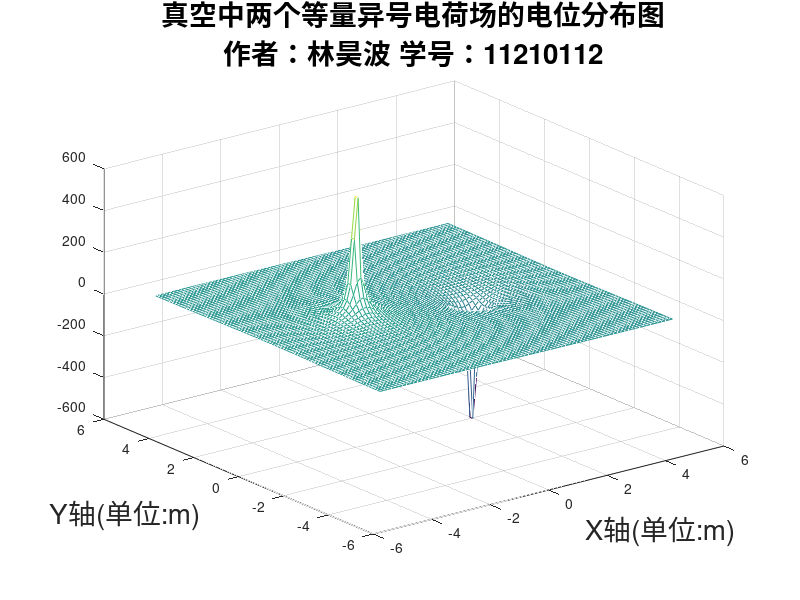
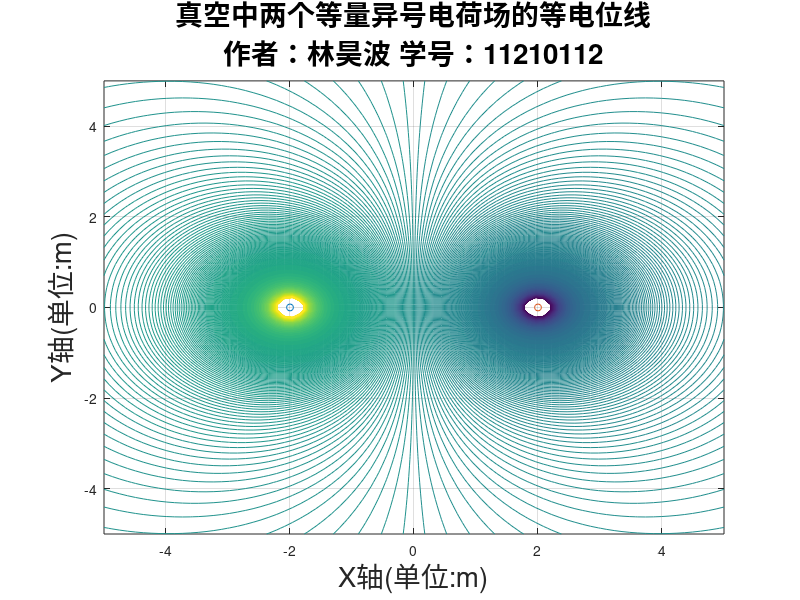

Source code (MATLAB) for these figures, in order: (Note: this script raises an error after producing the figures.)
clear;

clc;

 

figure(1)

k=9e9;

Q1=5e-9;

Q2=-5e-9;

xm=5;

ym=5;

x=linspace(-xm,xm,80);

y=linspace(-ym,ym,80);

[X,Y]=meshgrid(x,y);

R1=sqrt((X+2).^2+Y.^2);

V1=k*Q1./R1;

R2=sqrt((X-2).^2+Y.^2);

V2=k*Q2./R2;

V=V1+V2;

mesh(X,Y,V);

hold on;

title({'真空中两个等量异号电荷场的电位分布图';'作者：林昊波 学号：11210112'},'fontsize',20);

xlabel('X轴(单位:m)','fontsize',20);

ylabel('Y轴(单位:m)','fontsize',20);

 

figure(2)

Vmin=-200;

Vmax=200;

Veq=linspace(Vmin,Vmax,1000);

contour(X,Y,V,Veq);

grid on

hold on

plot(-2,0,'o','MarkerSize',5)

plot(2,0,'o','MarkerSize',5)

title({'真空中两个等量异号电荷场的等电位线';'作者：林昊波 学号：11210112'},'fontsize',20);

xlabel('X轴(单位:m)','fontsize',20);

ylabel('Y轴(单位:m)','fontsize',20);

 

figure(3)

[Ex,Ey]=gradient(-V);

del_theta=1;

theta=(0:del_theta:360).*pi/180;

xs=0.004*cos(theta);

ys=0.004*sin(theta);

streamline(X,Y,Ex,Ey,xs-2,ys)

hold on

streamline(X,Y,-Ex,-Ey,xs+2,ys)

grid on

hold on

contour(X,Y,V,Veq);

plot(-2,0,'o','MarkerSize',5)

plot(2,0,'o','MarkerSize',5)

title({'真空中两个等量异号电荷场的等电位线和电力线（用光滑连续曲线表示）';'作者：林昊波 学号：11210112'},'fontsize',20);

xlabel('X轴(单位:m)','fontsize',12);

ylabel('Y轴(单位:m)','fontsize',12);

 

figure(4)

E=sqrt(Ex.^2+Ey.^2);

Ex=Ex./E;

Ey=Ey./E;

quiver(X,Y,Ex,Ey);

hold on;

contour(X,Y,V,Veq);

title({'真空中两个等量异号电荷场的等电位线和电力线（用归一化箭头表示）';'作者：林昊波 学号：11210112'},'fontsize',20);

xlabel('X轴(单位:m)','fontsize',12);

ylabel('Y轴(单位:m)','fontsize',12);
